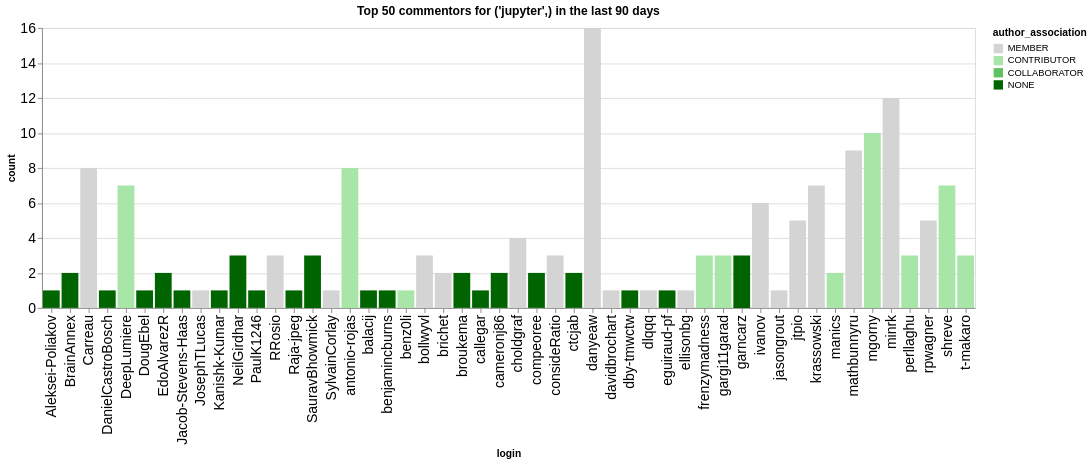

Notebook code cell kept with this figure:
### Code cell
n_plot = 50
charts = []
for ii, (iorg, idata) in enumerate(commentors.groupby(['org'])):
    title = f"Top {n_plot} commentors for {iorg} in the last {n_days} days"
    idata = idata.groupby('login', as_index=False).agg({'count': 'sum', 'author_association': 'first'})
    idata = idata.sort_values('count', ascending=False).head(n_plot)
    ch = alt.Chart(data=idata.head(n_plot), title=title).mark_bar().encode(
        x='login',
        y='count',
        color=alt.Color('author_association', scale=alt.Scale(domain=author_types, range=author_colors))
    )
    charts.append(ch)
alt.hconcat(*charts)

### Figure 1 — Vega-Lite specification as saved in the notebook (floating-point values rounded to 4 significant figures)
{"config": {"axisLeft": {"labelFontSize": 15}, "axisBottom": {"labelFontSize": 15}}, "hconcat": [{"mark": {"type": "bar"}, "encoding": {"color": {"field": "author_association", "scale": {"domain": ["MEMBER", "CONTRIBUTOR", "COLLABORATOR", "NONE"], "range": ["rgb(211.82745098039214, 211.82745098039214, 211.82745098039214)", "rgb(166.98562091503268, 229.89803921568628, 166.98562091503268)", "rgb(96.37647058823529, 192.75294117647059, 96.37647058823529)", "rgb(0.0, 100.3921568627451, 0.0)"]}, "type": "nominal"}, "x": {"field": "login", "type": "nominal"}, "y": {"field": "count", "type": "quantitative"}}, "title": "Top 50 commentors for ('jupyter',) in the last 90 days"}], "data": {"name": "data-32822ba6567cae55a0ff9956c58c7eb2"}, "$schema": "https://vega.github.io/schema/vega-lite/v5.20.1.json", "datasets": {"data-32822ba6567cae55a0ff9956c58c7eb2": [{"login": "danyeaw", "count": 16, "author_association": "MEMBER"}, {"login": "minrk", "count": 12, "author_association": "MEMBER"}, {"login": "mgorny", "count": 10, "author_association": "CONTRIBUTOR"}, {"login": "mathbunnyru", "count": 9, "author_association": "MEMBER"}, {"login": "antonio-rojas", "count": 8, "author_association": "CONTRIBUTOR"}, {"login": "Carreau", "count": 8, "author_association": "MEMBER"}, {"login": "krassowski", "count": 7, "author_association": "MEMBER"}, {"login": "DeepLumiere", "count": 7, "author_association": "CONTRIBUTOR"}, {"login": "shreve", "count": 7, "author_association": "CONTRIBUTOR"}, {"login": "ivanov", "count": 6, "author_association": "MEMBER"}, {"login": "rpwagner", "count": 5, "author_association": "MEMBER"}, {"login": "jtpio", "count": 5, "author_association": "MEMBER"}, {"login": "choldgraf", "count": 4, "author_association": "MEMBER"}, {"login": "bollwyvl", "count": 3, "author_association": "MEMBER"}, {"login": "t-makaro", "count": 3, "author_association": "CONTRIBUTOR"}, {"login": "SauravBhowmick", "count": 3, "author_association": "NONE"}, {"login": "consideRatio", "count": 3, "author_association": "MEMBER"}, {"login": "RRosio", "count": 3, "author_association": "MEMBER"}, {"login": "NeilGirdhar", "count": 3, "author_association": "NONE"}, {"login": "perllaghu", "count": 3, "author_association": "CONTRIBUTOR"}, {"login": "garncarz", "count": 3, "author_association": "NONE"}, {"login": "frenzymadness", "count": 3, "author_association": "CONTRIBUTOR"}, {"login": "gargi11garad", "count": 3, "author_association": "CONTRIBUTOR"}, {"login": "brichet", "count": 2, "author_association": "MEMBER"}, {"login": "BrainAnnex", "count": 2, "author_association": "NONE"}, {"login": "manics", "count": 2, "author_association": "CONTRIBUTOR"}, {"login": "broukema", "count": 2, "author_association": "NONE"}, {"login": "ctcjab", "count": 2, "author_association": "NONE"}, {"login": "EdoAlvarezR", "count": 2, "author_association": "NONE"}, {"login": "cameronj86", "count": 2, "author_association": "NONE"}, {"login": "compeoree", "count": 2, "author_association": "NONE"}, {"login": "Aleksei-Poliakov", "count": 1, "author_association": "NONE"}, {"login": "balacij", "count": 1, "author_association": "NONE"}, {"login": "benjamincburns", "count": 1, "author_association": "NONE"}, {"login": "DougEbel", "count": 1, "author_association": "NONE"}, {"login": "ellisonbg", "count": 1, "author_association": "MEMBER"}, {"login": "eguiraud-pf", "count": 1, "author_association": "NONE"}, {"login": "dlqqq", "count": 1, "author_association": "MEMBER"}, {"login": "dby-tmwctw", "count": 1, "author_association": "NONE"}, {"login": "davidbrochart", "count": 1, "author_association": "MEMBER"}, {"login": "callegar", "count": 1, "author_association": "NONE"}, {"login": "benz0li", "count": 1, "author_association": "CONTRIBUTOR"}, {"login": "DanielCastroBosch", "count": 1, "author_association": "NONE"}, {"login": "Kanishk-Kumar", "count": 1, "author_association": "NONE"}, {"login": "JosephTLucas", "count": 1, "author_association": "MEMBER"}, {"login": "Jacob-Stevens-Haas", "count": 1, "author_association": "NONE"}, {"login": "PaulK1246", "count": 1, "author_association": "NONE"}, {"login": "Raja-jpeg", "count": 1, "author_association": "NONE"}, {"login": "SylvainCorlay", "count": 1, "author_association": "MEMBER"}, {"login": "jasongrout", "count": 1, "author_association": "MEMBER"}]}}
